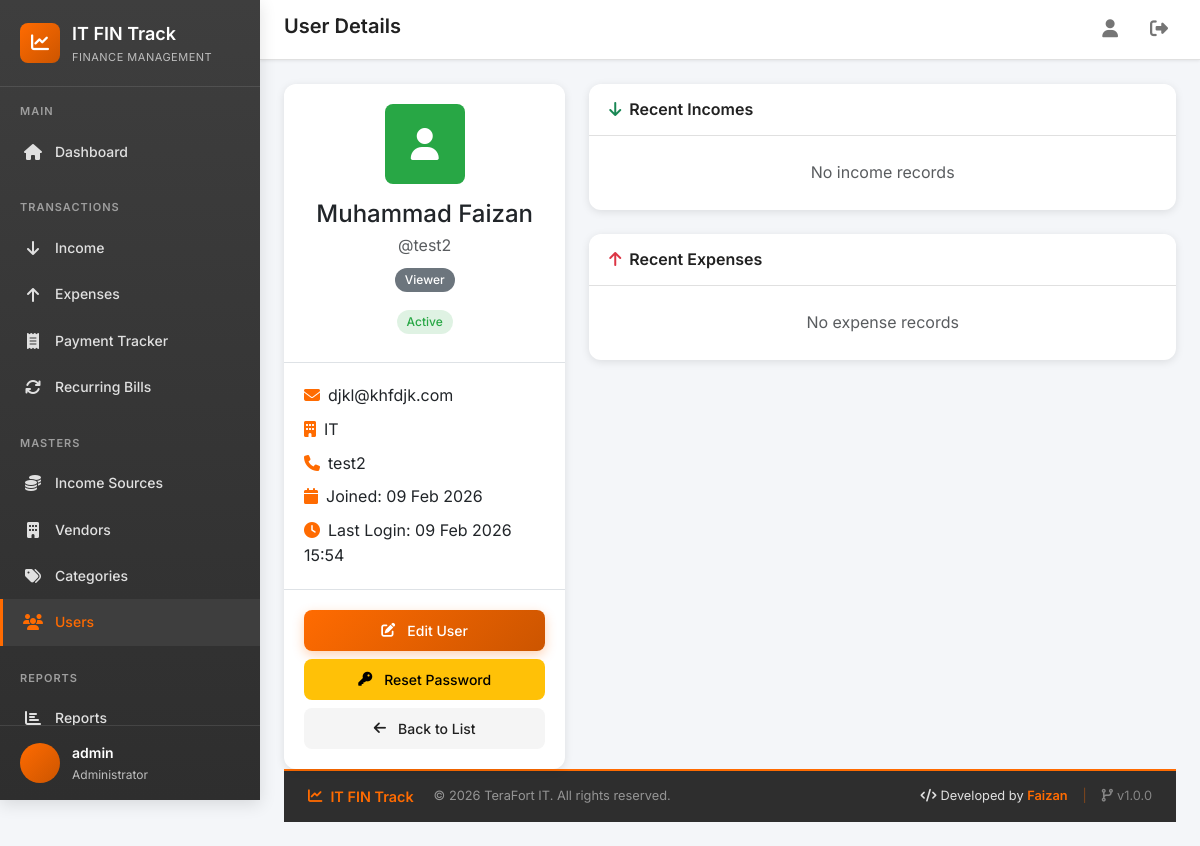
The app's page /users/2/ (signed in) with its own data.
### core/models/user.py (models this page shows, shortened)
class User(AbstractUser):
    class Role(models.TextChoices):
        ADMIN = 'admin', 'Administrator'
        EXECUTIVE = 'executive', 'IT Executive'
        ACCOUNTANT = 'accountant', 'Accountant'
        MANAGER = 'manager', 'Manager'
        VIEWER = 'viewer', 'Viewer'
    role = models.CharField(
        max_length=20,
        choices=Role.choices,
        default=Role.VIEWER,
        help_text='User role determines access permissions'
    )
    department = models.CharField(
        max_length=100,
        blank=True,
        default='IT',
        help_text='Department the user belongs to'
    )
    phone = models.CharField(
        max_length=20,
        blank=True,
        help_text='Contact phone number'
    )
    is_soft_deleted = models.BooleanField(
        default=False,
        help_text='Soft delete flag - never lose data'
    )
    created_at = models.DateTimeField(auto_now_add=True)
    updated_at = models.DateTimeField(auto_now=True)
    class Meta:
        verbose_name = 'User'
        verbose_name_plural = 'Users'
        ordering = ['-created_at']
    @property
    def is_admin(self):
        return self.role == self.Role.ADMIN

### core/views/user.py (the view)
    def wrapper(request, *args, **kwargs):
        if not request.user.is_admin:
            messages.error(request, 'Only admins can access user management.')
            return redirect('core:dashboard')
        return view_func(request, *args, **kwargs)

### core/context_processors.py (called while the page is built)
def theme_colors(request):
    return {
        'THEME_COLORS': getattr(settings, 'THEME_COLORS', {}),
    }

### core/views/user.py (called while the page is built)
def admin_required(view_func):
    def wrapper(request, *args, **kwargs):
        if not request.user.is_admin:
            messages.error(request, 'Only admins can access user management.')
            return redirect('core:dashboard')
        return view_func(request, *args, **kwargs)
    return wrapper

@login_required
@admin_required
def user_detail(request, pk):
    user = get_object_or_404(User, pk=pk, is_soft_deleted=False)
    recent_incomes = user.incomes_created.filter(is_soft_deleted=False).order_by('-created_at')[:5]
    recent_expenses = user.expenses_created.filter(is_soft_deleted=False).order_by('-created_at')[:5]
    context = {
        'user_obj': user,
        'recent_incomes': recent_incomes,
        'recent_expenses': recent_expenses,
    }
    return render(request, 'core/user/detail.html', context)

### templates/core/user/detail.html (shortened to what this page needs)
{% extends 'base.html' %}
{% block page_title %}User Details{% endblock %}
{% block content %}
<div class="fade-in">
    <div class="row">
        <div class="col-lg-4">
            <div class="card">
                <div class="card-body text-center">
                    <div class="stat-icon mx-auto mb-3" style="width:80px;height:80px;font-size:2rem;background:{% if user_obj.is_active %}#28A745{% else %}#6c757d{% endif %}">
                        <i class="fas fa-user text-white"></i>
                    </div>
                    <h4 class="mb-1">{{ user_obj.get_full_name }}</h4>
                    <p class="text-muted mb-2">@{{ user_obj.username }}</p>
                    <span class="badge {% if user_obj.role == 'admin' %}bg-danger{% elif user_obj.role == 'manager' %}bg-warning{% else %}bg-secondary{% endif %} mb-3">
                        {{ user_obj.get_role_display }}
                    </span>
                    <div class="mb-2">
                        {% if user_obj.is_active %}
                        <span class="badge bg-success">Active</span>
                        {% else %}
                        <span class="badge bg-secondary">Inactive</span>
                        {% endif %}
                    </div>
                </div>
                <div class="card-body border-top">
                    <div class="mb-2">
                        <i class="fas fa-envelope me-2 text-accent"></i>{{ user_obj.email|default:"-" }}
                    </div>
                    <div class="mb-2">
                        <i class="fas fa-building me-2 text-accent"></i>{{ user_obj.department|default:"-" }}
                    </div>
                    <div class="mb-2">
                        <i class="fas fa-phone me-2 text-accent"></i>{{ user_obj.phone|default:"-" }}
                    </div>
                    <div class="mb-2">
                        <i class="fas fa-calendar me-2 text-accent"></i>Joined: {{ user_obj.date_joined|date:"d M Y" }}
                    </div>
                    <div>
                        <i class="fas fa-clock me-2 text-accent"></i>Last Login: {{ user_obj.last_login|date:"d M Y H:i"|default:"Never" }}
                    </div>
                </div>
                <div class="card-body border-top">
                    <div class="d-grid gap-2">
                        <a href="{% url 'core:user_edit' user_obj.pk %}" class="btn btn-primary">
                            <i class="fas fa-edit me-1"></i>Edit User
                        </a>
                        <a href="{% url 'core:user_reset_password' user_obj.pk %}" class="btn btn-warning">
                            <i class="fas fa-key me-1"></i>Reset Password
                        </a>
                        <a href="{% url 'core:user_list' %}" class="btn btn-light">
                            <i class="fas fa-arrow-left me-1"></i>Back to List
                        </a>
                    </div>
                </div>
            </div>
        </div>
        <div class="col-lg-8">
            <div class="card mb-4">
                <div class="card-header">
                    <h5 class="card-title mb-0"><i class="fas fa-arrow-down me-2 text-success"></i>Recent Incomes</h5>
                </div>
                <div class="card-body p-0">
                    {% if recent_incomes %}
                    <div class="table-responsive">
                        <table class="table table-hover mb-0">
                            <thead>
                                <tr>
                                    <th>Date</th>
                                    <th>Source</th>
                                    <th class="text-end">Amount</th>
                                </tr>
                            </thead>
                            <tbody>
                                {% for income in recent_incomes %}
                                <tr>
                                    <td>{{ income.date|date:"d M Y" }}</td>
                                    <td>{{ income.source.name }}</td>
                                    <td class="text-end fw-bold amount-positive">Rs. {{ income.amount|floatformat:0 }}</td>
                                </tr>
                                {% endfor %}
                            </tbody>
                        </table>
                    </div>
                    {% else %}
                    <div class="text-center py-4 text-muted">No income records</div>
                    {% endif %}
                </div>
            </div>
            <div class="card">
                <div class="card-header">
                    <h5 class="card-title mb-0"><i class="fas fa-arrow-up me-2 text-danger"></i>Recent Expenses</h5>
                </div>
                <div class="card-body p-0">
                    {% if recent_expenses %}
                    <div class="table-responsive">
                        <table class="table table-hover mb-0">
                            <thead>
                                <tr>
                                    <th>Date</th>
                                    <th>Category</th>
                                    <th>Vendor</th>
                                    <th class="text-end">Amount</th>
                                </tr>
                            </thead>
                            <tbody>
                                {% for expense in recent_expenses %}
                                <tr>
                                    <td>{{ expense.date|date:"d M Y" }}</td>
                                    <td>{{ expense.category.name }}</td>
                                    <td>{{ expense.vendor.name|default:"-" }}</td>
                                    <td class="text-end fw-bold amount-negative">Rs. {{ expense.amount|floatformat:0 }}</td>
                                </tr>
                                {% endfor %}
                            </tbody>
                        </table>
                    </div>
                    {% else %}
                    <div class="text-center py-4 text-muted">No expense records</div>
                    {% endif %}
                </div>
            </div>
        </div>
    </div>
</div>
{% endblock %}

### templates/base.html (shortened to what this page needs)
{% load static %}
<!DOCTYPE html>
<html lang="en">
<head>
    <link href="https://cdn.jsdelivr.net/npm/bootstrap@5.3.2/dist/css/bootstrap.min.css" rel="stylesheet">
    <link rel="stylesheet" href="https://cdnjs.cloudflare.com/ajax/libs/font-awesome/6.5.1/css/all.min.css">
    <link rel="stylesheet" href="{% static 'css/style.css' %}">
</head>
<body>
    <div class="app-container">
        <aside class="sidebar" id="sidebar">
            <div class="sidebar-header">
                <div class="sidebar-logo">
                    <i class="fas fa-chart-line"></i>
                </div>
                <div>
                    <div class="sidebar-title">IT FIN Track</div>
                    <div class="sidebar-subtitle">Finance Management</div>
                </div>
            </div>
            <nav class="sidebar-nav">
                <div class="nav-section">
                    <div class="nav-section-title">Main</div>
                    <a href="{% url 'core:dashboard' %}" class="nav-link {% if request.resolver_match.url_name == 'dashboard' %}active{% endif %}">
                        <i class="fas fa-home"></i>
                        <span>Dashboard</span>
                    </a>
                </div>
                <div class="nav-section">
                    <div class="nav-section-title">Transactions</div>
                    <a href="{% url 'core:income_list' %}" class="nav-link {% if 'income' in request.resolver_match.url_name and 'source' not in request.resolver_match.url_name %}active{% endif %}">
                        <i class="fas fa-arrow-down"></i>
                        <span>Income</span>
                    </a>
                    <a href="{% url 'core:expense_list' %}" class="nav-link {% if 'expense' in request.resolver_match.url_name %}active{% endif %}">
                        <i class="fas fa-arrow-up"></i>
                        <span>Expenses</span>
                    </a>
                    <a href="{% url 'core:payment_tracker' %}" class="nav-link {% if 'payment_tracker' in request.resolver_match.url_name %}active{% endif %}">
                        <i class="fas fa-receipt"></i>
                        <span>Payment Tracker</span>
                    </a>
                    <a href="{% url 'core:recurring_bill_list' %}" class="nav-link {% if 'recurring_bill' in request.resolver_match.url_name %}active{% endif %}">
                        <i class="fas fa-sync"></i>
                        <span>Recurring Bills</span>
                    </a>
                </div>
                <div class="nav-section">
                    <div class="nav-section-title">Masters</div>
                    <a href="{% url 'core:income_source_list' %}" class="nav-link {% if 'income_source' in request.resolver_match.url_name %}active{% endif %}">
                        <i class="fas fa-coins"></i>
                        <span>Income Sources</span>
                    </a>
                    <a href="{% url 'core:vendor_list' %}" class="nav-link {% if 'vendor' in request.resolver_match.url_name %}active{% endif %}">
                        <i class="fas fa-building"></i>
                        <span>Vendors</span>
                    </a>
                    <a href="{% url 'core:category_list' %}" class="nav-link {% if 'category' in request.resolver_match.url_name %}active{% endif %}">
                        <i class="fas fa-tags"></i>
                        <span>Categories</span>
                    </a>
                    {% if request.user.is_admin %}
                    <a href="{% url 'core:user_list' %}" class="nav-link {% if 'user_' in request.resolver_match.url_name %}active{% endif %}">
                        <i class="fas fa-users"></i>
                        <span>Users</span>
                    </a>
                    {% endif %}
                </div>
                <div class="nav-section">
                    <div class="nav-section-title">Reports</div>
                    <a href="{% url 'core:report_dashboard' %}" class="nav-link {% if request.resolver_match.url_name == 'report_dashboard' %}active{% endif %}">
                        <i class="fas fa-chart-bar"></i>
                        <span>Reports</span>
                    </a>
                </div>
            </nav>
            <div class="sidebar-footer">
                <div class="user-info">
                    <div class="user-avatar">
                    </div>
                    <div>
                        <div class="user-name">{{ request.user.get_full_name|default:request.user.username }}</div>
                        <div class="user-role">{{ request.user.get_role_display }}</div>
                    </div>
                </div>
            </div>
        </aside>
        <main class="main-content">
            <header class="top-header">
                <div class="header-left">
                    <h1 class="page-title">{% block page_title %}Dashboard{% endblock %}</h1>
                </div>
                <div class="header-right">
                    <a href="{% url 'core:profile' %}" class="header-btn" title="Profile">
                        <i class="fas fa-user"></i>
                    </a>
                    <a href="{% url 'core:logout' %}" class="header-btn" title="Logout">
                        <i class="fas fa-sign-out-alt"></i>
                    </a>
                </div>
            </header>
            {% block content %}{% endblock %}
            <footer class="app-footer">
                <div class="footer-content">
                    <div class="footer-left">
                        <span class="footer-brand">
                            <i class="fas fa-chart-line me-2"></i>IT FIN Track
                        </span>
                        <span class="footer-copyright">
                            &copy; {% now "Y" %} TeraFort IT. All rights reserved.
                        </span>
                    </div>
                    <div class="footer-right">
                        <span class="footer-developer">
                            <i class="fas fa-code me-1"></i>Developed by <strong>Faizan</strong>
                        </span>
                        <span class="footer-divider">|</span>
                        <span class="footer-version">
                            <i class="fas fa-code-branch me-1"></i>v1.0.0
                        </span>
                    </div>
                </div>
            </footer>
        </main>
    </div>
</body>
</html>

### records on screen
User: user.get_full_name "admin", user.role "Administrator"
User: get_full_name "Muhammad Faizan", username "test2", role "Viewer", email "djkl@khfdjk.com", department "IT", phone "test2", date_joined "09 Feb 2026", last_login "09 Feb 2026 15:54"
